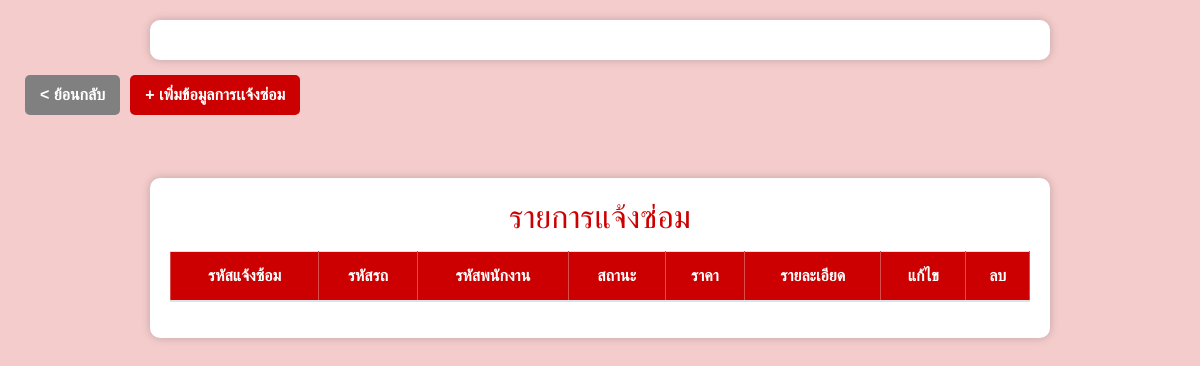
The page /index_rep_mc.php on the database as committed earlier.
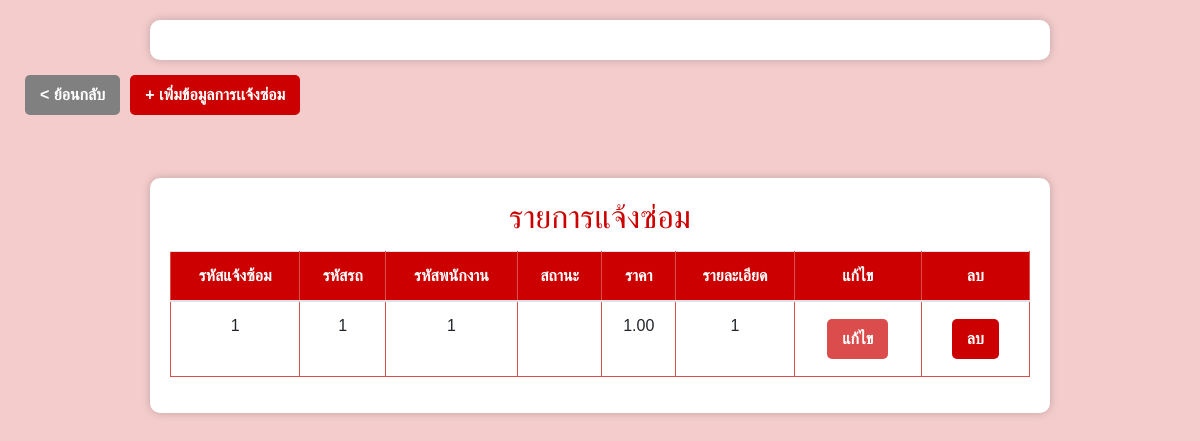
The same page on the database as committed later.
### tables this page shows
CREATE TABLE `repairment` (
  `rep_id` int(11) NOT NULL,
  `car_id` int(11) NOT NULL,
  `emp_id` int(11) NOT NULL,
  `rep_status` enum('รอดำเนินการ','กำลังดำเนินการ','ดำเนินการเสร็จสิ้น') NOT NULL,
  `rep_price` decimal(10,2) NOT NULL,
  `rep_detail` text DEFAULT NULL
);

### index_rep_mc.php (the view, shortened to what this page needs)
<?php
$connection = mysqli_connect('localhost', 'root', '', 'motor_cycle');
mysqli_set_charset($connection, 'utf8');
$query = "SELECT * FROM repairment";
$result = mysqli_query($connection, $query);
?>
<!DOCTYPE html>
<html lang="th">
<head>
    <link rel="stylesheet" href="https://cdn.jsdelivr.net/npm/bootstrap@4.0.0/dist/css/bootstrap.min.css">
</head>
<body>
    <div class="container"></div>
<div class="but" style="display:flex">
<div class="button-container">
        <a href="index.php" class="button add-btn2" style="background:grey">< ย้อนกลับ</a>
</div>
<div class="button-container">
    <a href="insert_rep_mc.php" class="button add-btn">+ เพิ่มข้อมูลการเเจ้งซ่อม</a>
</div>
</div>
    <div class="container mt-5">
        <h2>รายการแจ้งซ่อม</h2>
        <table class="table">
            <thead>
                <tr>
                    <th>รหัสแจ้งซ้อม</th>
                    <th>รหัสรถ</th>
                    <th>รหัสพนักงาน</th>
                    <th>สถานะ</th>
                    <th>ราคา</th>
                    <th>รายละเอียด</th>
                    <th>แก้ไข</th>
                    <th>ลบ</th>
                </tr>
            </thead>
            <tbody>
                <?php while ($row = mysqli_fetch_assoc($result)) : ?>
                    <tr>
                        <td><?php echo $row['rep_id']; ?></td>
                        <td><?php echo $row['car_id']; ?></td>
                        <td><?php echo $row['emp_id']; ?></td>
                        <td><?php echo $row['rep_status']; ?></td>
                        <td><?php echo $row['rep_price']; ?></td>
                        <td><?php echo $row['rep_detail']; ?></td>
                        <td><a href="update_rep_mc.php?id=<?= $row['rep_id']; ?>" class="button edit-btn">แก้ไข</a></td>
                        <td><a href="delete_rep_mc.php?id=<?= $row['rep_id']; ?>" class="button delete-btn" onclick="return confirm('คุณแน่ใจหรือไม่?')">ลบ</a></td>
                    </tr>
                <?php endwhile; ?>
            </tbody>
        </table>
    </div>
</body>
</html>

Rows that differ between the two databases and show on the page:
added repairment: rep_id "1", car "1", emp "1", rep_price "1.00", rep_detail "1"
